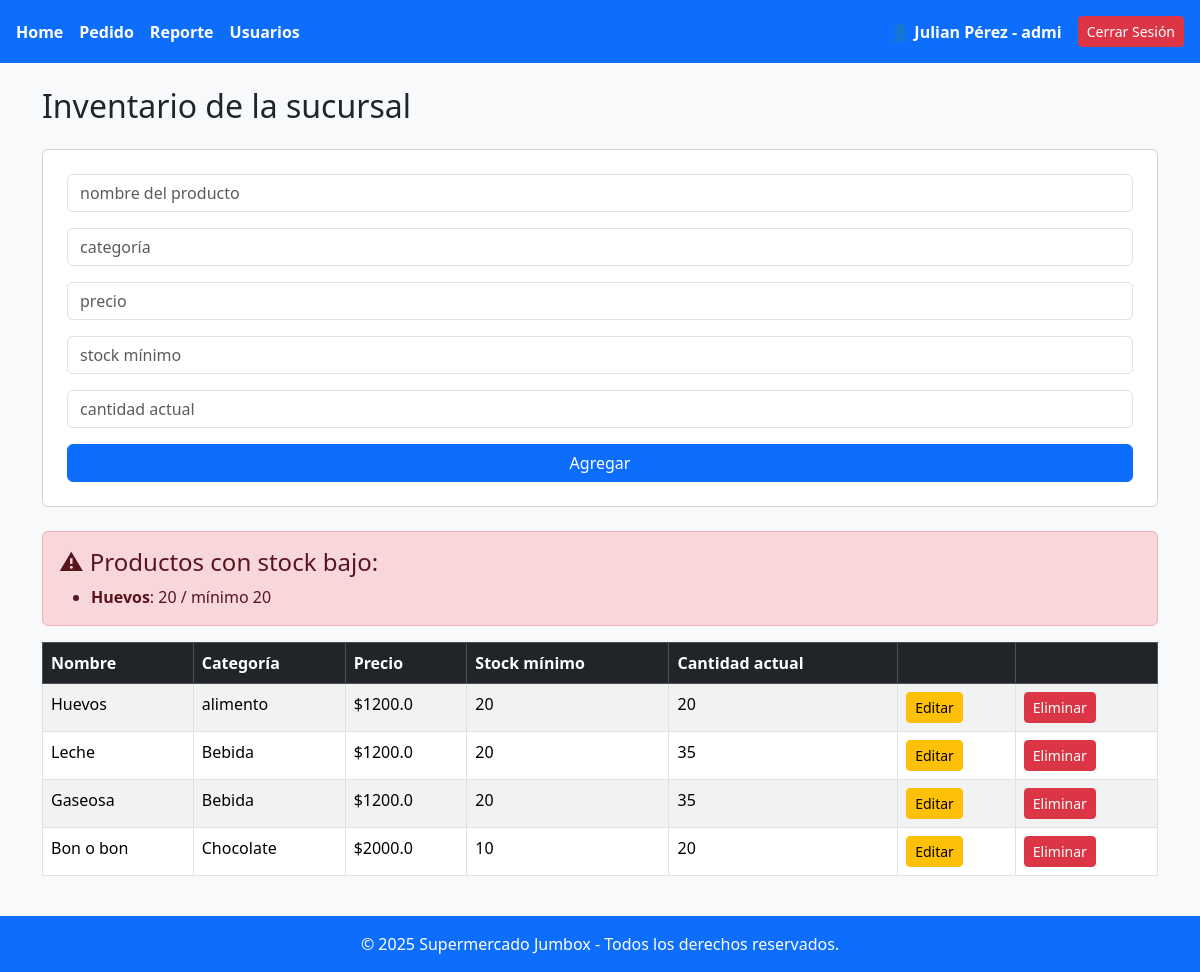
Page /gestion_inventario (signed in) on the earlier database version.
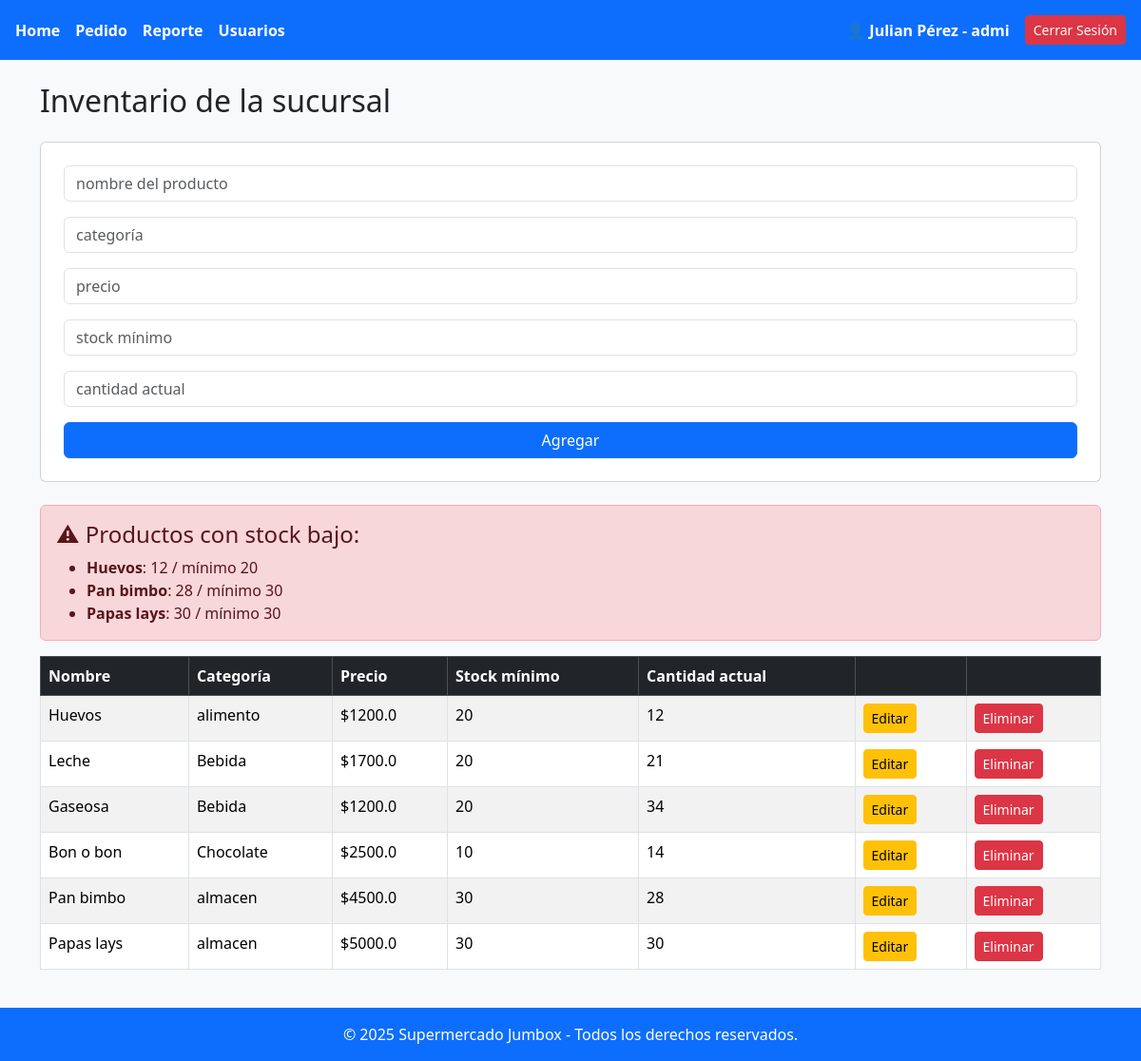
Same page on the later database version.
### tables this page shows
CREATE TABLE inventario(
                id INTEGER PRIMARY KEY AUTOINCREMENT,
                id_sucursal INTEGER,
                id_producto INTEGER,
                cantidad_actual INTEGER,
                FOREIGN KEY (id_sucursal) REFERENCES sucursal(id) ON DELETE CASCADE,
                FOREIGN KEY (id_producto) REFERENCES producto(id) ON DELETE CASCADE
            );

CREATE TABLE producto(
                id INTEGER PRIMARY KEY AUTOINCREMENT,
                nombre VARCHAR(50),
                categoria VARCHAR(50),
                precio REAL,
                stock_minimo INTEGER
            );

### app.py (the view)
@app.route("/gestion_inventario")
def gestion_inventario():
    if "rol" not in session:
        return redirect(url_for("login"))  # si no está logueado
    if session["rol"] == "vendedor":
        return "Acceso denegado. No tenés permisos para entrar acá.", 403 #solo ingresaran los usuarios administradores,encargado,reponedor
    id_sucursal = session.get("sucursal_id")
    if not id_sucursal:
        db.conexion.close()
        return redirect(url_for("home"))
    db = Connexion("database.db")
    db.cursor.execute("""
    SELECT producto.nombre,
            producto.categoria,
            producto.precio,
            producto.stock_minimo,
            inventario.cantidad_actual,
            producto.id
    FROM producto
    INNER JOIN inventario ON producto.id = inventario.id_producto
    WHERE inventario.id_sucursal = ?
""", (id_sucursal,))
    productos = db.cursor.fetchall()
    print("Productos encontrados:", productos)
    alertas = []
    for p in productos:
        if p[4] <= p[3]:  # cantidad_actual <= stock_minimo
            alertas.append({
                "nombre": p[0],
                "actual": p[4],
                "stock_min": p[3]
            })
    return render_template("inventario.html",
                            usuarioNombre=session["nombre"],
                            usuarioApellido=session["apellido"],
                            usuarioRol=session["rol"],
                            productos=productos,
                            alertas=alertas)

### templates/inventario.html (shortened to what this page needs)
<!DOCTYPE html>
<html lang="en">
<head>
    <link href="https://cdn.jsdelivr.net/npm/bootstrap@5.3.2/dist/css/bootstrap.min.css" rel="stylesheet">
</head>
<body class="bg-light">
    <header class="d-flex justify-content-between align-items-center p-3 bg-primary text-white">
        <nav class="d-flex gap-3">
            <a class="text-white text-decoration-none fw-bold" href="{{url_for('panel_principal')}}">Home</a>
            {%if usuarioRol!='vendedor' and usuarioRol!='reponedor'%}
            <a class="text-white text-decoration-none fw-bold" href="{{url_for('gestion_pedidos')}}">Pedido</a>
            {%endif%}
            {%if usuarioRol!='reponedor' and usuarioRol!='vendedor'%}
            <a class="text-white text-decoration-none fw-bold" href="{{url_for('reportes')}}">Reporte</a>
            {%endif%}
            {%if usuarioRol=='admi'%}
            <a class="text-white text-decoration-none fw-bold" href="{{url_for('gestion_usuario')}}">Usuarios</a>
            {%endif%}
        </nav>
        <div id="user-section" class="d-flex align-items-center gap-3">
            <span class="fw-semibold">👤 {{ usuarioNombre }} {{usuarioApellido}} - {{usuarioRol}}</span>
            <a href="{{ url_for('logout') }}" class="btn btn-danger btn-sm">Cerrar Sesión</a>
        </div>
    </header>
    <main class="container mt-4">
        <h2 class="mb-4">Inventario de la sucursal</h2>
        {%if usuarioRol =='admi'%}
        <div class="card p-4 mb-4">
            <form action="/agregar_producto" method="POST">
                <div class="mb-3">
                    <input type="text" class="form-control" name="nombre_producto" id="nombre_producto" placeholder="nombre del producto" required>
                </div>
                <div class="mb-3">
                    <input type="text" class="form-control" name="categoria" id="categoria" placeholder="categoría" required>
                </div>
                <div class="mb-3">
                    <input type="number" step="0.01" class="form-control" name="precio" id="precio" placeholder="precio" required>
                </div>
                <div class="mb-3">
                    <input type="number" class="form-control" name="stock_minimo" id="stock_minimo" placeholder="stock mínimo" required>
                </div>
                <div class="mb-3">
                    <input type="number" class="form-control" name="cantidad_actual" id="cantidad_actual" placeholder="cantidad actual" required>
                </div>
                <div>
                    <button type="submit" class="btn btn-primary w-100">Agregar</button>
                </div>
            </form>
        </div>
        {%endif%}
        {% if alertas %}
        <div class="alert alert-danger">
            <h4>⚠ Productos con stock bajo:</h4>
            <ul class="mb-0">
                {% for a in alertas %}
                <li><strong>{{ a.nombre }}</strong>: {{ a.actual }} / mínimo {{ a.stock_min }}</li>
                {% endfor %}
            </ul>
        </div>
        {% endif %}
        <div class="table-responsive">
            <table class="table table-bordered table-striped table-hover">
                <thead class="table-dark">
                    <tr>
                        <th>Nombre</th>
                        <th>Categoría</th>
                        <th>Precio</th>
                        <th>Stock mínimo</th>
                        <th>Cantidad actual</th>
                        <th></th>
                        {%if usuarioRol !='reponedor'%}
                        <th></th>
                        {%endif%}
                    </tr>
                </thead>
                <tbody>
                    {% for p in productos %}
                    <tr>
                        <td>{{ p[0] }}</td>
                        <td>{{ p[1] }}</td>
                        <td>${{ p[2] }}</td>
                        <td>{{ p[3] }}</td>
                        <td>{{ p[4] }}</td>
                        {%if usuarioRol != 'reponedor'%}
                        <td>
                            <button class="btn btn-warning btn-sm editar-btn" data-id="{{ p[5] }}"
                                data-nombre="{{ p[0] }}" data-categoria="{{ p[1] }}" data-precio="{{ p[2] }}"
                                data-stock="{{ p[3] }}">
                                Editar
                            </button>
                        </td>
                        <td>
                            <form action="{{ url_for('eliminar_producto') }}" method="POST">
                                <button type="submit" class="btn btn-danger btn-sm">Eliminar</button>
                            </form>
                        </td>
                        {%endif%}
                    </tr>
                    {% endfor %}
                </tbody>
            </table>
        </div>
    </main>
    <footer class="text-center p-3 mt-4 bg-primary text-white">
        © 2025 Supermercado Jumbox - Todos los derechos reservados.
    </footer>
</body>
</html>

Differences in the rows shown:
changed inventario "Huevos": actual "20" → "12"; cantidad_actual "20" → "12"
added inventario: nombre "Pan bimbo", actual "28", stock_min "30", categoria "almacen", precio "4500.0", stock_minimo "30", cantidad_actual "28"
added inventario: nombre "Papas lays", actual "30", stock_min "30", categoria "almacen", precio "5000.0", stock_minimo "30", cantidad_actual "30"
changed inventario "Leche": precio "1200.0" → "1700.0"; cantidad_actual "35" → "21"
changed inventario "Gaseosa": cantidad_actual "35" → "34"
changed inventario "Bon o bon": precio "2000.0" → "2500.0"; cantidad_actual "20" → "14"
